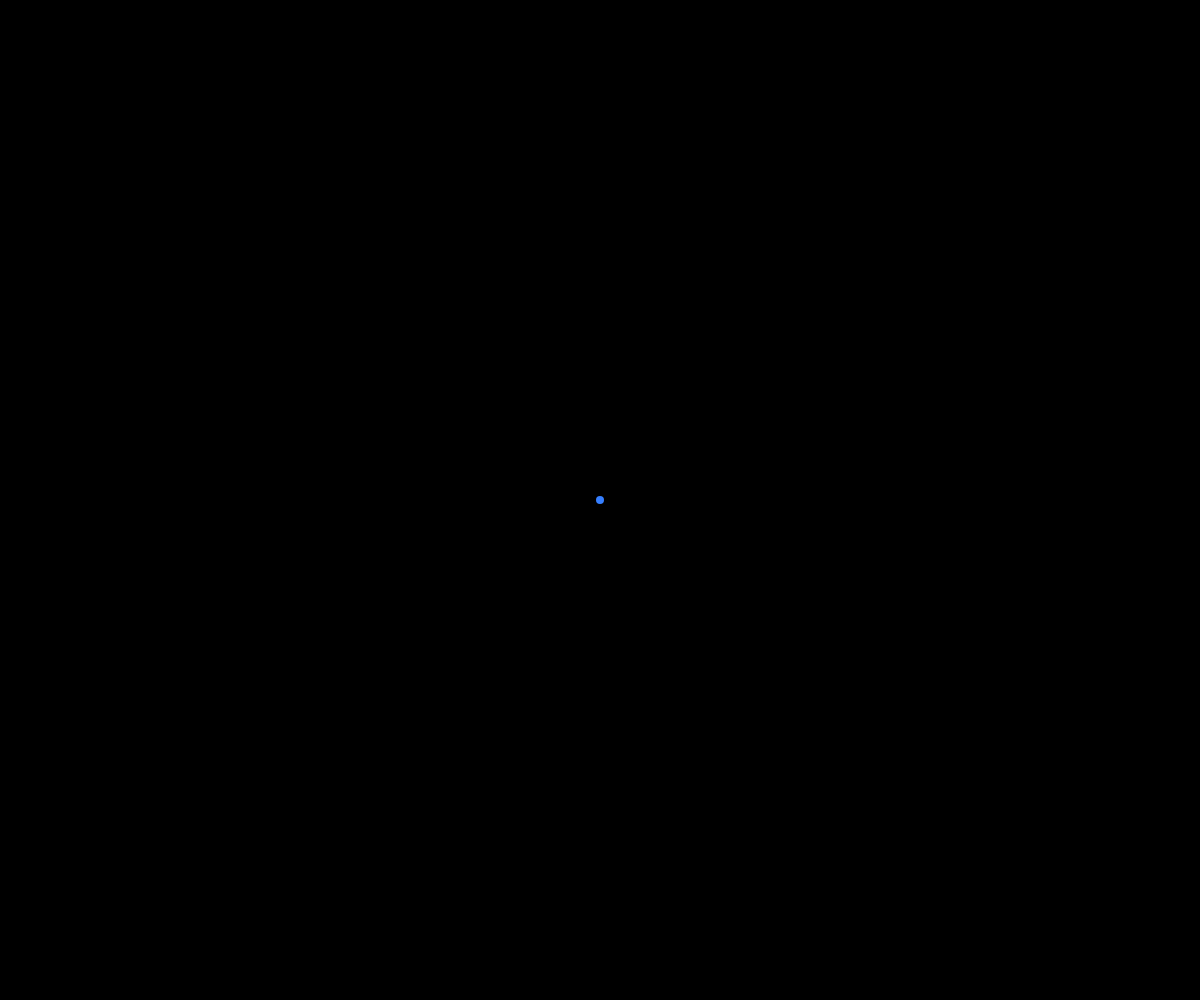
Frame 1 (no input)
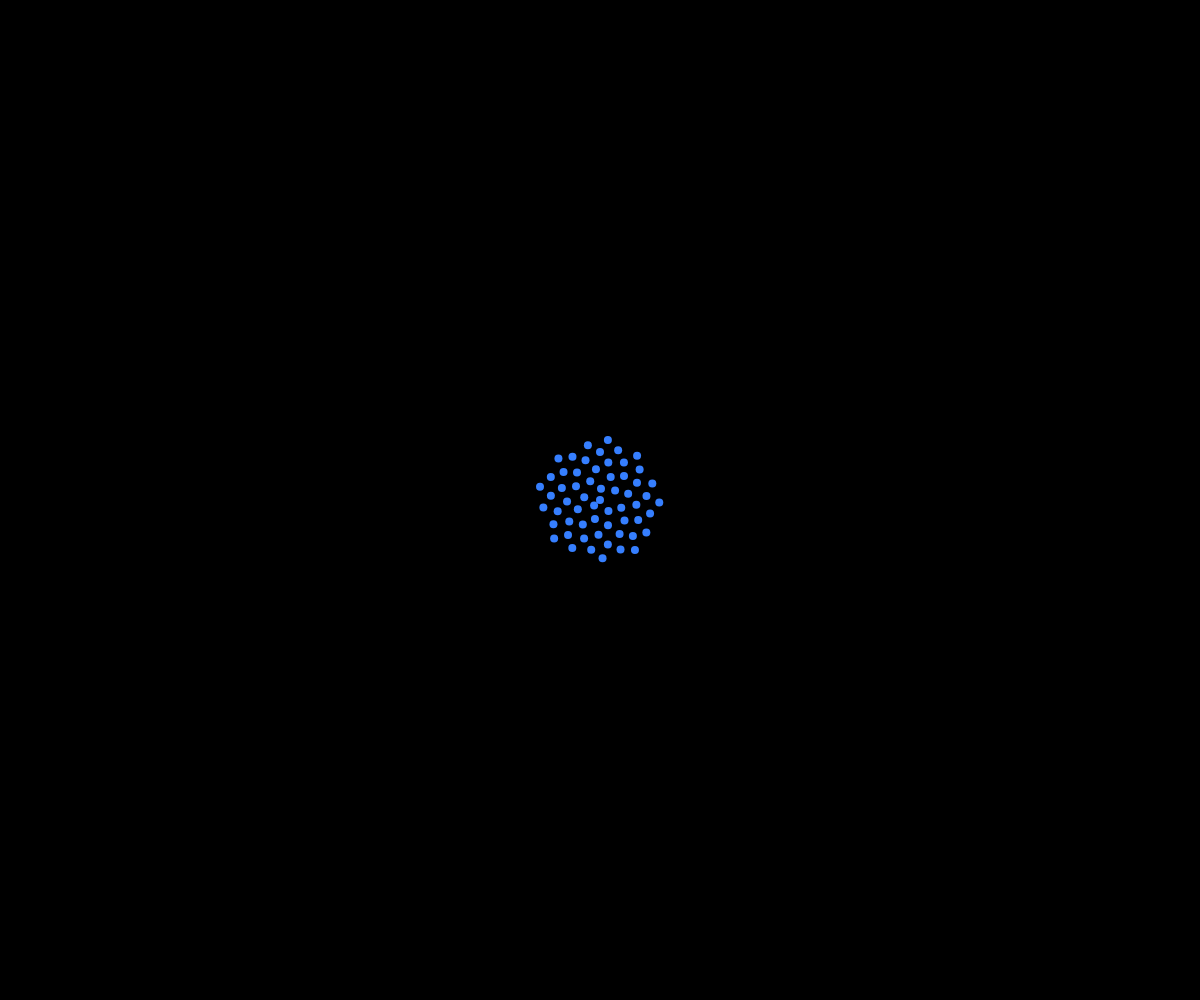
Frame 60 (no input)
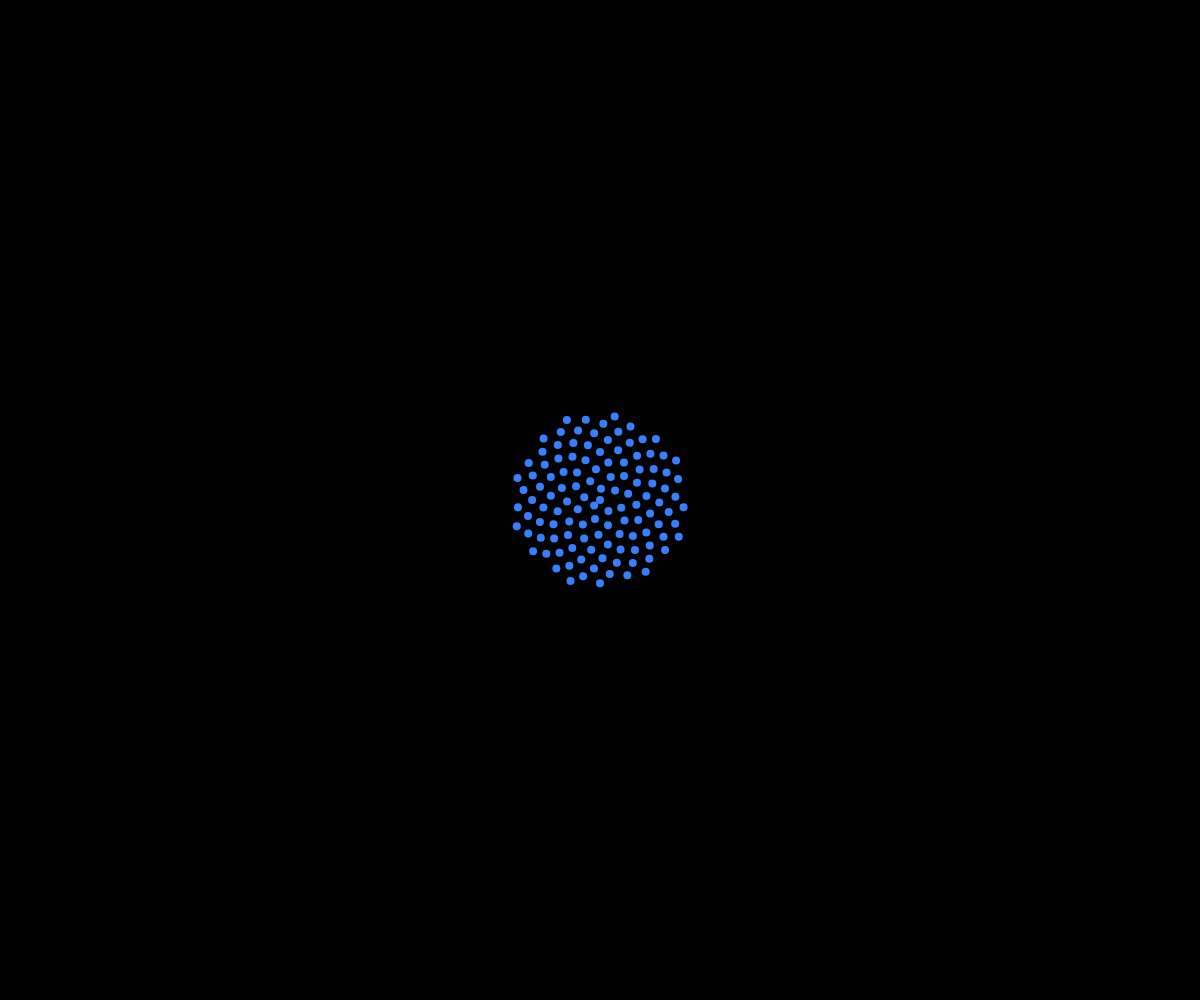
Frame 120 (the mouse pressed at the canvas centre since frame 60)

The p5.js sketch that drew these frames (run headless with seeded random() and noise() and a simulated clock; from frame 60 on, the mouse is pressed at the canvas centre):

// p5.js sketch
// ── sketch.js
var n = 0;// n is the number of the ellipses, which is the ordering number of a floret, counting outward from the center
var c = 8; // c is the number of the scaling parameter
var farve1
var farve2
var farve3
var farve4


function setup() {
  createCanvas(windowWidth, windowHeight);
  angleMode(DEGREES);
  colorMode(HSB);
  background(0);

  farve1=color(218, 79, 244); //blue
  farve2=color(62, 78, 200); //yellow
  farve3=color(322, 28, 150); //rosa
  farve4=color(337, 86, 80); //dark pink

}

function draw() {
  var a = n * 137.5; //a is the angel in which the ellipses is applied.
  var r = c * sqrt(n); //r is the radius (the distance between the center of the capitulum and the center of the n(th) floret) given a constant scaling parameter c. Sqrt stand for square root.
//to create my flower pattern I have used formula: cos(n*degrees) = (x or y)/r, which is writting in my code like this:
  var x = r * cos(a) + width/2;// the width and height divided by 2 makes thes flower appear in the center of the screen
  var y = r * sin(a) + height/2;


fill(farve1);
noStroke();
ellipse(x, y, 8, 8);

  n++;

/*if(mouseIsPressed){
  farve1=farve2
}else{
  farve1=color(255, 255, 255);
}*/
}
//You can change the colors of the ellipses by pressing the arrow keys:
function keyPressed() {
  if (keyCode === UP_ARROW) {
    farve1=farve2;
  } else if(keyCode === DOWN_ARROW) {
    farve1=farve3;
  } else if(keyCode === RIGHT_ARROW) {
    farve1=farve4;
  } else if(keyCode === LEFT_ARROW) {
    farve1=color(218, 79, 244);
  }
}
